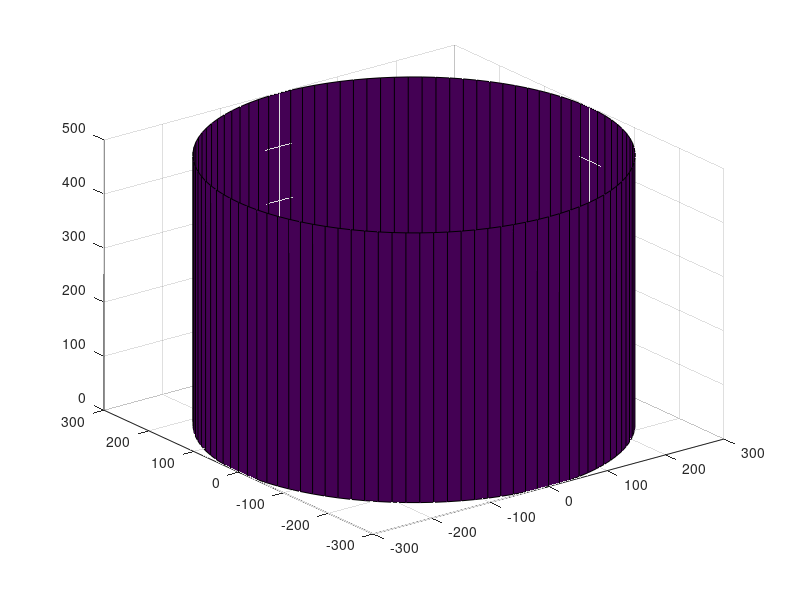

The MATLAB source for this figure: (Note: this script raises an error after producing the figure.)
%% Digital_Origin_TestCaseGenerationForAlgorithm [v3]

%{
This codebase is used to generate a basic, thresholded, microCT test
dataset equivalent. Using cylinders and spheres, the intent is to generate
a 3D model of a circle intersecting a cyclinder, rotate the view to be
looking from a birds eye view and record the result within a black and white image.
This works recursively based on you chosen parameters.

Cyclinder (C)
Sphere (S)
D1 = C Diameter
D2 = S Diameter

P1 = C Diameter StepSize
P2 = S Diameter StepSize
P3 = S Offset StepSize

Cylinder has constant height
Sphere has constant Z height (half of cylinder height)

Variables are 
    cylinder diameter
    slice offset
    
    Sphere Diameter
    Sphere offset
    
Need
    MinCylinder Diameter
    MaxCylinder Diameter
    C Diameter Step Size
    
    MinSlice >  offset
    MaxSlice > offset
    Slice Offset
    
    
    
    C Diameter range = 


%}

%% Setup

clear
clc

format short

%% Important Variables, could be set by user ahead of time for loop conditions

% VARIABLE ONE for manual input
radius = 300;
% VARIABLE TWO for manual input
cylinderHeight = 500;

% VARIABLE THREE for manual input
sphereOffset = 325; %IMPORTANT 

% VARIABLE FOUR for manual input; 
% change all instances of radii, including radii, initial, initialUp, initialDown and 'start of "FOR" loop'

radii = 50; % initial set condition
initialRadii = 50;
initialRadiiUp = 50;
initialRadiiDown = 50;

for radii = (50:-1:0) 
    if radii > -1
    
I = figure;
[X, Y, Z] = cylinder(radius,100);
Z(2,:) = cylinderHeight-1;

mapC = [1 1 1
    1 1 1
    1 1 1
    1 1 1
    1 1 1
    1 1 1];


surfplot1 = surf(X,Y,Z);
surfplot1.EdgeColor = [1 1 1];
colormap(mapC)

axis([-500 500 -500 500 0 499])

hold on;

A = X;
B = Y;
C = Z;

% radii = 50;

[X, Y, Z] = sphere;
X = X*radii;
Y = Y*radii;
Z = Z*radii;

mapS = [1 1 1
    1 1 1
    1 1 1
    1 1 1
    1 1 1
    1 1 1];

surfplot2 = surf(X+sphereOffset,Y,Z+((cylinderHeight/2)-1));
surfplot2.EdgeColor = [1 1 1];
colormap(mapS)

grid off
view(0,90)

%cylinder cap

xc = 0;
yc = 0;
theta = linspace(0,2*pi);
x = (radius)*cos(theta) + xc;
y = (radius)*sin(theta) + yc;

circlePlot = plot(x,y,'-','Color','w');

set(gca, 'Layer', 'top')
set(circlePlot,'LineStyle', 'none')

set(gca,'visible','off');

fill(x,y,'w','EdgeColor','w')
% axis equal
% axis off

set(gcf,'color',[0 0 0])

%% save figure as image (bmp) and iterate loop

% saveas(I,'MyFigure_saveAs.bmp');

% print('printTrial','-dbmpmono','-r0');

F= getframe(I);
frameRemoved = F.cdata;

% BW = imbinarize(frameRemoved);
% figure;
% imshow(BW);
BW_v2 = rgb2gray(frameRemoved); % from true colour to grayscale
BW = imbinarize(BW_v2);

formatSpec = "CH_%d_CD_%d_SO_%d_SD_%d.bmp";
FS1 = cylinderHeight;
FS2 = radius;
FS3 = sphereOffset;
FS4 = radii;

str = sprintf(formatSpec,FS1,FS2,FS3,radii);
str2 = sprintf(formatSpec,FS1,FS2,FS3,initialRadiiUp);
str3 = sprintf(formatSpec,FS1,FS2,FS3,initialRadiiDown);

if initialRadii == radii   
imwrite(BW, str, 'bmp')
close(I);

initialRadiiUp = initialRadiiUp + 1;
initialRadiiDown = initialRadiiDown - 1;

else
    
imwrite(BW, str2, 'bmp')
imwrite(BW, str3, 'bmp')
close(I);

initialRadiiUp = initialRadiiUp + 1;
initialRadiiDown = initialRadiiDown - 1;

end
end
end
